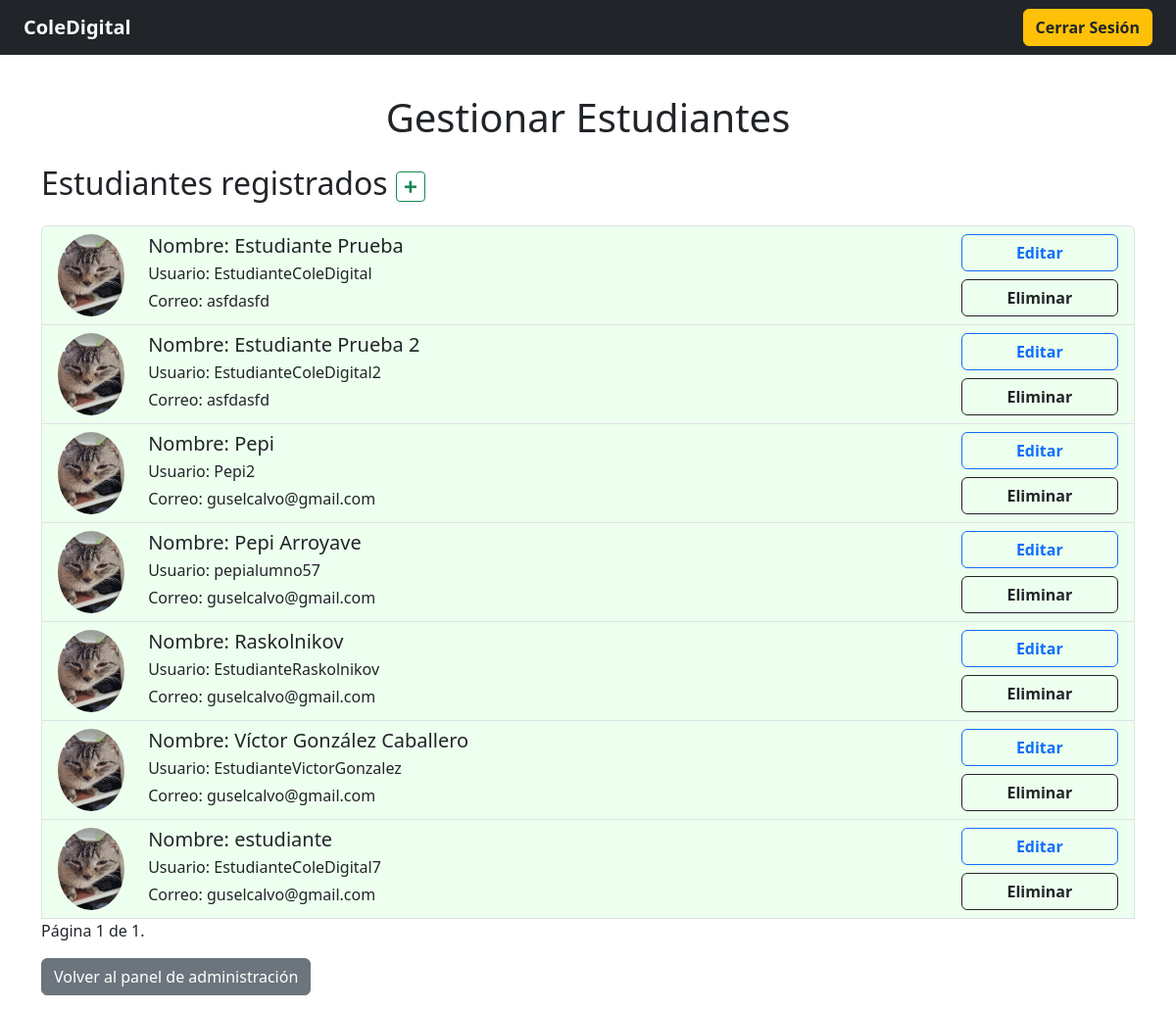
Screenshot of /gestionar_estudiantes/ (signed in) with the database file from the repository.
### LMS/models.py (models this page shows, shortened)
class Estudiante(models.Model):
    user = models.OneToOneField(User, null=True, blank=True, on_delete=models.CASCADE)
    nombre = models.CharField(max_length=200, null=True)
    correo = models.CharField(max_length=200, null=True)

### LMS/decorators.py (the view)
    def wrapper_func(request, *args, **kwargs):
        grupo = None
        if request.user.groups.exists():
            grupo = request.user.groups.all()[0].name
        if grupo != 'admin':
            return redirect('home')
        if grupo == 'admin':
            return view_func(request, *args, **kwargs)

### LMS/views.py (called while the page is built)
@login_required(login_url='login')
@admin
def gestionar_estudiantes(request):
    estudiantes = Estudiante.objects.all().order_by('nombre')
    paginator = Paginator(estudiantes, 10)
    pagina = request.GET.get('page')
    page_obj = paginator.get_page(pagina)
    context = {'page_obj':page_obj}
    return render(request, 'gestionar_estudiantes.html',context)

### templates/gestionar_estudiantes.html (shortened to what this page needs)
{% extends 'base.html' %}
{% load static %}
{% block content %}
<div class="container mt-4">
    <h1 class="text-center mb-4">Gestionar Estudiantes</h1>
    <div class="d-flex align-items-center mb-3">
        <h2>Estudiantes registrados<a href="{% url 'crear_estudiante' %}" class="btn btn-outline-success btn-sm ms-2"><i class="fas fa-plus"></i></a></h2>
    </div>
    <div class="list-group">
        {% for e in page_obj %}
        <div class="list-group-item" style="background-color: #EDFFEE;">
            <div class="row">
                <div class="col-1">
                    <img src="{% static 'img/pepi.jpg' %}" alt="Perfil" class="rounded-circle w-100 h-100">
                </div>
                <div class="col-5">
                    <h5 class="mb-1">Nombre: {{ e.nombre }}</h5>
                    <p class="mb-1">Usuario: {{ e.user.username }}</p>
                    <p class="mb-1">Correo: {{ e.correo }}</p>
                </div>
                <div class="col-2 ms-auto">
                    <a href="#" class="btn btn-outline-primary mb-2 d-block fw-bold">Editar</a>
                    <a href="#" class="btn btn-outline-dark d-block fw-bold eliminar-estudiante-btn" data-bs-toggle="modal" data-bs-target="#modal-eliminar-estudiante" data-bs-id="{{ e.id }}">Eliminar</a>
                </div>
            </div>
        </div>
        {% endfor %}
        <div class="pagination">
            <span class="step-links">
                <span class="current">
                    Página {{ page_obj.number }} de {{ page_obj.paginator.num_pages }}.
                </span>
            </span>
        </div>
    </div>
    <a href="{% url 'panel_administracion' %}" class="btn btn-secondary mt-3">Volver al panel de administración</a>
</div>
{% endblock %}

### templates/base.html (shortened to what this page needs)
{% load static %}
<!DOCTYPE html>
<html lang="es">
<head>
    <link href="https://cdn.jsdelivr.net/npm/bootstrap@5.3.0/dist/css/bootstrap.min.css" rel="stylesheet">
    <link rel="stylesheet" href="https://cdnjs.cloudflare.com/ajax/libs/font-awesome/5.15.4/css/all.min.css">
</head>
<body>
    <nav class="navbar navbar-expand-sm navbar-dark bg-dark">
        <a class="navbar-brand ms-4 text-light fw-bold" href="{% url 'home' %}">ColeDigital</a>
        <div class="collapse navbar-collapse">
            <ul class="navbar-nav ms-auto me-4">
                <li class="nav-item">
                    <a class="btn btn-warning text-dark fw-bold" href="{% url 'logout' %}">Cerrar Sesión</a>
                </li>
            </ul>
        </div>
    </nav>
    <div class="d-flex">
        <div class="flex-grow-1 p-3">
            {% block content %}
            {% endblock %}
        </div>
    </div>
</body>
</html>

### rows the page displays
Estudiante: nombre "Estudiante Prueba", user.username "EstudianteColeDigital", correo "asfdasfd"
Estudiante: nombre "Estudiante Prueba 2", user.username "EstudianteColeDigital2", correo "asfdasfd"
Estudiante: nombre "Pepi", user.username "Pepi2", correo "guselcalvo@gmail.com"
Estudiante: nombre "Pepi Arroyave", user.username "pepialumno57", correo "guselcalvo@gmail.com"
Estudiante: nombre "Raskolnikov", user.username "EstudianteRaskolnikov", correo "guselcalvo@gmail.com"
Estudiante: nombre "Víctor González Caballero", user.username "EstudianteVictorGonzalez", correo "guselcalvo@gmail.com"
Estudiante: nombre "estudiante", user.username "EstudianteColeDigital7", correo "guselcalvo@gmail.com"

### other values shown
{{ page_obj.number }} "1"
{{ page_obj.paginator.num_pages }} "1"
